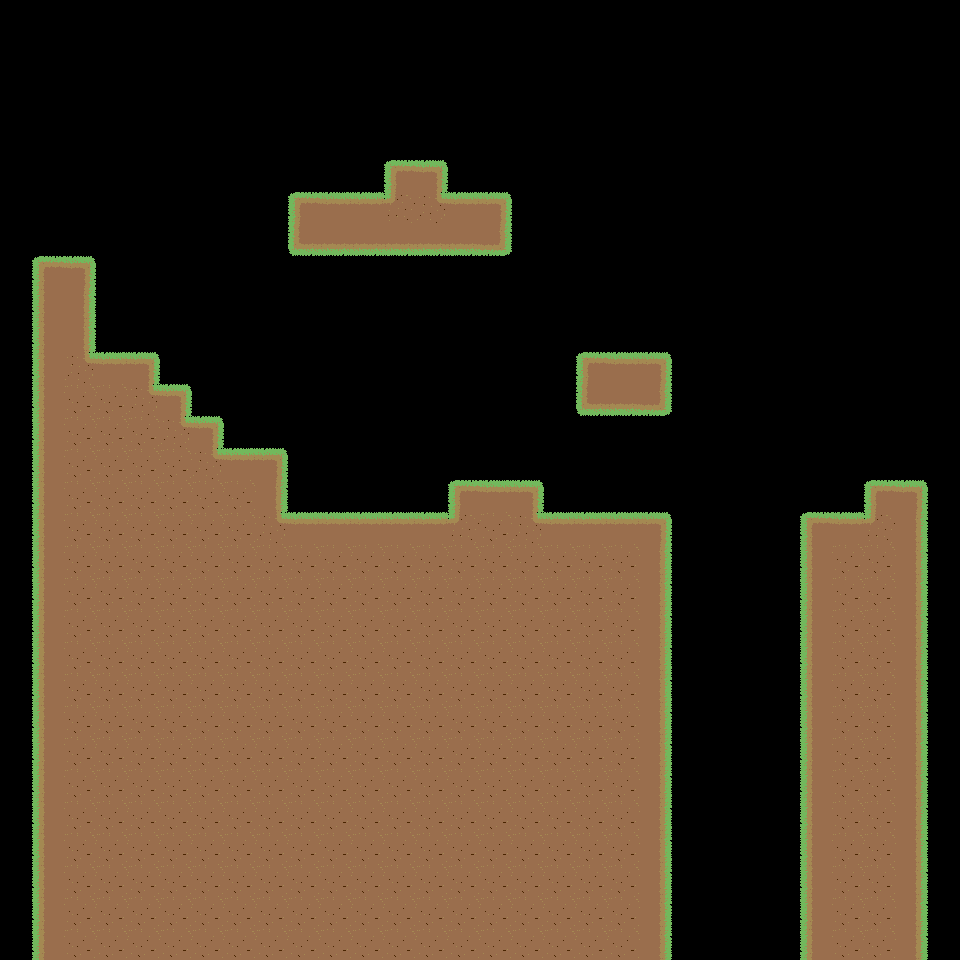

A 2D game scene composited from a Tiled map and its tileset images. What follows is a short description and the map's XML, with each tile layer's data collapsed to a summary:
An orthogonal 30x30 tile map with 32x32 px tiles, 2 tile layers (Tausta, Seinat) and 4 objects (4x pelaaja).

<map version="1.0" orientation="orthogonal" width="30" height="30" tilewidth="32" tileheight="32">
 <tileset firstgid="1" name="Maptiles" tilewidth="32" tileheight="32">
  <image source="../laatat/maalaatat.png" trans="ffffff" width="128" height="33" />
 </tileset>
 <layer name="Tausta" width="30" height="30">
  <data>[900 cells, 312 non-empty, 2 distinct tile ids]</data>
 </layer>
 <layer name="Seinat" width="30" height="30">
  <data>[900 cells, 88 non-empty, 4 distinct tile ids]</data>
 </layer>
 <objectgroup name="Syntykohdat" width="30" height="30" visible="0">
  <object name="pelaajaYksi" type="pelaaja" x="64" y="160" width="32" height="32" />
  <object name="pelaajaKaksi" type="pelaaja" x="832" y="416" width="32" height="32" />
  <object name="pelaajaKolme" type="pelaaja" x="384" y="416" width="32" height="32" />
  <object name="pelaajaNelja" type="pelaaja" x="384" y="64" width="32" height="32" />
 </objectgroup>
</map>